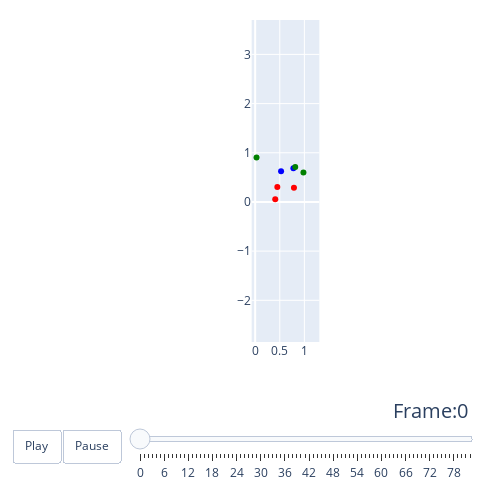

Notebook source saved alongside this figure:
### Code cell
color_list = labels2colors(env.trueLabel())
color_list, neuron_group.log.shape

fig = create_trace_plot(neuron_group.log[::10000], colors = color_list)
fig.show()

### Figure 1 — Plotly figure (JSON) as saved in the notebook; plotly's stock layout.template omitted (floating-point values rounded to 4 significant figures)
{"data": [{"marker": {"color": ["red", "red", "red", "blue", "blue", "green", "green", "green"]}, "mode": "markers", "type": "scatter", "x": [0.4078, 0.7885, 0.4503, 0.5263, 0.7768, 0.981, 0.814, 0.02745], "y": [0.05576, 0.2872, 0.3035, 0.6238, 0.6863, 0.6008, 0.7087, 0.9043]}], "layout": {"height": 500, "margin": {"b": 20, "l": 20, "r": 20, "t": 20}, "sliders": [{"currentvalue": {"font": {"size": 20}, "prefix": "Frame:", "visible": true, "xanchor": "right"}, "len": 0.9, "pad": {"b": 10, "t": 50}, "steps": [{"args": [[0], {"frame": {"duration": 300, "redraw": true}, "mode": "immediate", "transition": {"duration": 300}}], "label": "0", "method": "animate"}, {"args": [[1], {"frame": {"duration": 300, "redraw": true}, "mode": "immediate", "transition": {"duration": 300}}], "label": "1", "method": "animate"}, {"args": [[2], {"frame": {"duration": 300, "redraw": true}, "mode": "immediate", "transition": {"duration": 300}}], "label": "2", "method": "animate"}, {"args": [[3], {"frame": {"duration": 300, "redraw": true}, "mode": "immediate", "transition": {"duration": 300}}], "label": "3", "method": "animate"}, {"args": [[4], {"frame": {"duration": 300, "redraw": true}, "mode": "immediate", "transition": {"duration": 300}}], "label": "4", "method": "animate"}, {"args": [[5], {"frame": {"duration": 300, "redraw": true}, "mode": "immediate", "transition": {"duration": 300}}], "label": "5", "method": "animate"}, {"args": [[6], {"frame": {"duration": 300, "redraw": true}, "mode": "immediate", "transition": {"duration": 300}}], "label": "6", "method": "animate"}, {"args": [[7], {"frame": {"duration": 300, "redraw": true}, "mode": "immediate", "transition": {"duration": 300}}], "label": "7", "method": "animate"}, {"args": [[8], {"frame": {"duration": 300, "redraw": true}, "mode": "immediate", "transition": {"duration": 300}}], "label": "8", "method": "animate"}, {"args": [[9], {"frame": {"duration": 300, "redraw": true}, "mode": "immediate", "transition": {"duration": 300}}], "label": "9", "method": "animate"}, {"args": [[10], {"frame": {"duration": 300, "redraw": true}, "mode": "immediate", "transition": {"duration": 300}}], "label": "10", "method": "animate"}, {"args": [[11], {"frame": {"duration": 300, "redraw": true}, "mode": "immediate", "transition": {"duration": 300}}], "label": "11", "method": "animate"}, {"args": [[12], {"frame": {"duration": 300, "redraw": true}, "mode": "immediate", "transition": {"duration": 300}}], "label": "12", "method": "animate"}, {"args": [[13], {"frame": {"duration": 300, "redraw": true}, "mode": "immediate", "transition": {"duration": 300}}], "label": "13", "method": "animate"}, {"args": [[14], {"frame": {"duration": 300, "redraw": true}, "mode": "immediate", "transition": {"duration": 300}}], "label": "14", "method": "animate"}, {"args": [[15], {"frame": {"duration": 300, "redraw": true}, "mode": "immediate", "transition": {"duration": 300}}], "label": "15", "method": "animate"}, {"args": [[16], {"frame": {"duration": 300, "redraw": true}, "mode": "immediate", "transition": {"duration": 300}}], "label": "16", "method": "animate"}, {"args": [[17], {"frame": {"duration": 300, "redraw": true}, "mode": "immediate", "transition": {"duration": 300}}], "label": "17", "method": "animate"}, {"args": [[18], {"frame": {"duration": 300, "redraw": true}, "mode": "immediate", "transition": {"duration": 300}}], "label": "18", "method": "animate"}, {"args": [[19], {"frame": {"duration": 300, "redraw": true}, "mode": "immediate", "transition": {"duration": 300}}], "label": "19", "method": "animate"}, {"args": [[20], {"frame": {"duration": 300, "redraw": true}, "mode": "immediate", "transition": {"duration": 300}}], "label": "20", "method": "animate"}, {"args": [[21], {"frame": {"duration": 300, "redraw": true}, "mode": "immediate", "transition": {"duration": 300}}], "label": "21", "method": "animate"}, {"args": [[22], {"frame": {"duration": 300, "redraw": true}, "mode": "immediate", "transition": {"duration": 300}}], "label": "22", "method": "animate"}, {"args": [[23], {"frame": {"duration": 300, "redraw": true}, "mode": "immediate", "transition": {"duration": 300}}], "label": "23", "method": "animate"}, {"args": [[24], {"frame": {"duration": 300, "redraw": true}, "mode": "immediate", "transition": {"duration": 300}}], "label": "24", "method": "animate"}, {"args": [[25], {"frame": {"duration": 300, "redraw": true}, "mode": "immediate", "transition": {"duration": 300}}], "label": "25", "method": "animate"}, {"args": [[26], {"frame": {"duration": 300, "redraw": true}, "mode": "immediate", "transition": {"duration": 300}}], "label": "26", "method": "animate"}, {"args": [[27], {"frame": {"duration": 300, "redraw": true}, "mode": "immediate", "transition": {"duration": 300}}], "label": "27", "method": "animate"}, {"args": [[28], {"frame": {"duration": 300, "redraw": true}, "mode": "immediate", "transition": {"duration": 300}}], "label": "28", "method": "animate"}, {"args": [[29], {"frame": {"duration": 300, "redraw": true}, "mode": "immediate", "transition": {"duration": 300}}], "label": "29", "method": "animate"}, {"args": [[30], {"frame": {"duration": 300, "redraw": true}, "mode": "immediate", "transition": {"duration": 300}}], "label": "30", "method": "animate"}, {"args": [[31], {"frame": {"duration": 300, "redraw": true}, "mode": "immediate", "transition": {"duration": 300}}], "label": "31", "method": "animate"}, {"args": [[32], {"frame": {"duration": 300, "redraw": true}, "mode": "immediate", "transition": {"duration": 300}}], "label": "32", "method": "animate"}, {"args": [[33], {"frame": {"duration": 300, "redraw": true}, "mode": "immediate", "transition": {"duration": 300}}], "label": "33", "method": "animate"}, {"args": [[34], {"frame": {"duration": 300, "redraw": true}, "mode": "immediate", "transition": {"duration": 300}}], "label": "34", "method": "animate"}, {"args": [[35], {"frame": {"duration": 300, "redraw": true}, "mode": "immediate", "transition": {"duration": 300}}], "label": "35", "method": "animate"}, {"args": [[36], {"frame": {"duration": 300, "redraw": true}, "mode": "immediate", "transition": {"duration": 300}}], "label": "36", "method": "animate"}, {"args": [[37], {"frame": {"duration": 300, "redraw": true}, "mode": "immediate", "transition": {"duration": 300}}], "label": "37", "method": "animate"}, {"args": [[38], {"frame": {"duration": 300, "redraw": true}, "mode": "immediate", "transition": {"duration": 300}}], "label": "38", "method": "animate"}, {"args": [[39], {"frame": {"duration": 300, "redraw": true}, "mode": "immediate", "transition": {"duration": 300}}], "label": "39", "method": "animate"}, {"args": [[40], {"frame": {"duration": 300, "redraw": true}, "mode": "immediate", "transition": {"duration": 300}}], "label": "40", "method": "animate"}, {"args": [[41], {"frame": {"duration": 300, "redraw": true}, "mode": "immediate", "transition": {"duration": 300}}], "label": "41", "method": "animate"}, {"args": [[42], {"frame": {"duration": 300, "redraw": true}, "mode": "immediate", "transition": {"duration": 300}}], "label": "42", "method": "animate"}, {"args": [[43], {"frame": {"duration": 300, "redraw": true}, "mode": "immediate", "transition": {"duration": 300}}], "label": "43", "method": "animate"}, {"args": [[44], {"frame": {"duration": 300, "redraw": true}, "mode": "immediate", "transition": {"duration": 300}}], "label": "44", "method": "animate"}, {"args": [[45], {"frame": {"duration": 300, "redraw": true}, "mode": "immediate", "transition": {"duration": 300}}], "label": "45", "method": "animate"}, {"args": [[46], {"frame": {"duration": 300, "redraw": true}, "mode": "immediate", "transition": {"duration": 300}}], "label": "46", "method": "animate"}, {"args": [[47], {"frame": {"duration": 300, "redraw": true}, "mode": "immediate", "transition": {"duration": 300}}], "label": "47", "method": "animate"}, {"args": [[48], {"frame": {"duration": 300, "redraw": true}, "mode": "immediate", "transition": {"duration": 300}}], "label": "48", "method": "animate"}, {"args": [[49], {"frame": {"duration": 300, "redraw": true}, "mode": "immediate", "transition": {"duration": 300}}], "label": "49", "method": "animate"}, {"args": [[50], {"frame": {"duration": 300, "redraw": true}, "mode": "immediate", "transition": {"duration": 300}}], "label": "50", "method": "animate"}, {"args": [[51], {"frame": {"duration": 300, "redraw": true}, "mode": "immediate", "transition": {"duration": 300}}], "label": "51", "method": "animate"}, {"args": [[52], {"frame": {"duration": 300, "redraw": true}, "mode": "immediate", "transition": {"duration": 300}}], "label": "52", "method": "animate"}, {"args": [[53], {"frame": {"duration": 300, "redraw": true}, "mode": "immediate", "transition": {"duration": 300}}], "label": "53", "method": "animate"}, {"args": [[54], {"frame": {"duration": 300, "redraw": true}, "mode": "immediate", "transition": {"duration": 300}}], "label": "54", "method": "animate"}, {"args": [[55], {"frame": {"duration": 300, "redraw": true}, "mode": "immediate", "transition": {"duration": 300}}], "label": "55", "method": "animate"}, {"args": [[56], {"frame": {"duration": 300, "redraw": true}, "mode": "immediate", "transition": {"duration": 300}}], "label": "56", "method": "animate"}, {"args": [[57], {"frame": {"duration": 300, "redraw": true}, "mode": "immediate", "transition": {"duration": 300}}], "label": "57", "method": "animate"}, {"args": [[58], {"frame": {"duration": 300, "redraw": true}, "mode": "immediate", "transition": {"duration": 300}}], "label": "58", "method": "animate"}, {"args": [[59], {"frame": {"duration": 300, "redraw": true}, "mode": "immediate", "transition": {"duration": 300}}], "label": "59", "method": "animate"}, {"args": [[60], {"frame": {"duration": 300, "redraw": true}, "mode": "immediate", "transition": {"duration": 300}}], "label": "60", "method": "animate"}, {"args": [[61], {"frame": {"duration": 300, "redraw": true}, "mode": "immediate", "transition": {"duration": 300}}], "label": "61", "method": "animate"}, {"args": [[62], {"frame": {"duration": 300, "redraw": true}, "mode": "immediate", "transition": {"duration": 300}}], "label": "62", "method": "animate"}, {"args": [[63], {"frame": {"duration": 300, "redraw": true}, "mode": "immediate", "transition": {"duration": 300}}], "label": "63", "method": "animate"}, {"args": [[64], {"frame": {"duration": 300, "redraw": true}, "mode": "immediate", "transition": {"duration": 300}}], "label": "64", "method": "animate"}, {"args": [[65], {"frame": {"duration": 300, "redraw": true}, "mode": "immediate", "transition": {"duration": 300}}], "label": "65", "method": "animate"}, {"args": [[66], {"frame": {"duration": 300, "redraw": true}, "mode": "immediate", "transition": {"duration": 300}}], "label": "66", "method": "animate"}, {"args": [[67], {"frame": {"duration": 300, "redraw": true}, "mode": "immediate", "transition": {"duration": 300}}], "label": "67", "method": "animate"}, {"args": [[68], {"frame": {"duration": 300, "redraw": true}, "mode": "immediate", "transition": {"duration": 300}}], "label": "68", "method": "animate"}, {"args": [[69], {"frame": {"duration": 300, "redraw": true}, "mode": "immediate", "transition": {"duration": 300}}], "label": "69", "method": "animate"}, {"args": [[70], {"frame": {"duration": 300, "redraw": true}, "mode": "immediate", "transition": {"duration": 300}}], "label": "70", "method": "animate"}, {"args": [[71], {"frame": {"duration": 300, "redraw": true}, "mode": "immediate", "transition": {"duration": 300}}], "label": "71", "method": "animate"}, {"args": [[72], {"frame": {"duration": 300, "redraw": true}, "mode": "immediate", "transition": {"duration": 300}}], "label": "72", "method": "animate"}, {"args": [[73], {"frame": {"duration": 300, "redraw": true}, "mode": "immediate", "transition": {"duration": 300}}], "label": "73", "method": "animate"}, {"args": [[74], {"frame": {"duration": 300, "redraw": true}, "mode": "immediate", "transition": {"duration": 300}}], "label": "74", "method": "animate"}, {"args": [[75], {"frame": {"duration": 300, "redraw": true}, "mode": "immediate", "transition": {"duration": 300}}], "label": "75", "method": "animate"}, {"args": [[76], {"frame": {"duration": 300, "redraw": true}, "mode": "immediate", "transition": {"duration": 300}}], "label": "76", "method": "animate"}, {"args": [[77], {"frame": {"duration": 300, "redraw": true}, "mode": "immediate", "transition": {"duration": 300}}], "label": "77", "method": "animate"}, {"args": [[78], {"frame": {"duration": 300, "redraw": true}, "mode": "immediate", "transition": {"duration": 300}}], "label": "78", "method": "animate"}, {"args": [[79], {"frame": {"duration": 300, "redraw": true}, "mode": "immediate", "transition": {"duration": 300}}], "label": "79", "method": "animate"}, {"args": [[80], {"frame": {"duration": 300, "redraw": true}, "mode": "immediate", "transition": {"duration": 300}}], "label": "80", "method": "animate"}, {"args": [[81], {"frame": {"duration": 300, "redraw": true}, "mode": "immediate", "transition": {"duration": 300}}], "label": "81", "method": "animate"}, {"args": [[82], {"frame": {"duration": 300, "redraw": true}, "mode": "immediate", "transition": {"duration": 300}}], "label": "82", "method": "animate"}], "transition": {"duration": 300, "easing": "cubic-in-out"}, "x": 0.1, "xanchor": "left", "y": 0, "yanchor": "top"}], "updatemenus": [{"buttons": [{"args": [null, {"frame": {"duration": 800, "redraw": true}, "fromcurrent": true}], "label": "Play", "method": "animate"}, {"args": [[null], {"frame": {"duration": 0, "redraw": true}, "mode": "immediate", "transition": {"duration": 0}}], "label": "Pause", "method": "animate"}], "direction": "left", "pad": {"r": 10, "t": 87}, "showactive": false, "type": "buttons", "x": 0.1, "xanchor": "right", "y": 0, "yanchor": "top"}], "width": 500, "xaxis": {"anchor": "y", "constrain": "domain", "domain": [0, 1], "range": [-0.07167, 1.304]}, "yaxis": {"anchor": "x", "constrain": "domain", "domain": [0, 1], "range": [-2.848, 3.7], "scaleanchor": "x", "scaleratio": 1}}}
